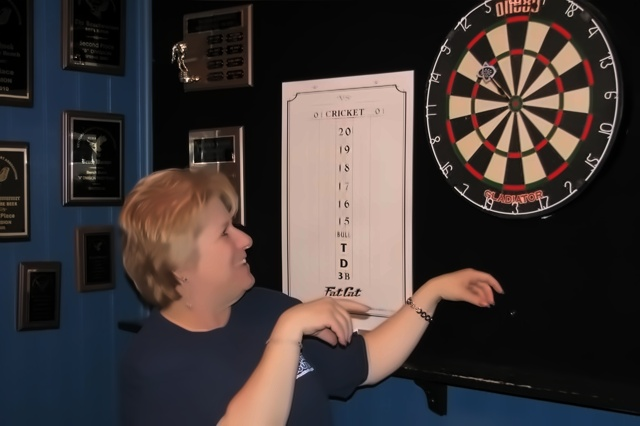
#> input picture de_noised/dart0.jpg, 640 x 426 px; its folder holds only this picture in this run
$ python detect_inside.py
#> lines starting #> are read from the running program, lines starting #| are printed output that depends on the picture
import numpy as np
import cv2
import sys
import math
import os
import collections
import sys
from collections import namedtuple
from shapely.geometry import LineString
import matplotlib.pyplot as plt

abspath = os.path.abspath(__file__)
dname = os.path.dirname(abspath)
os.chdir(dname)

np.set_printoptions(threshold=sys.maxsize)

Rectangle = namedtuple('Rectangle', 'xmin ymin xmax ymax')


def area(a, b):  # returns None if rectangles don't intersect
    dx = min(a.xmax, b.xmax) - max(a.xmin, b.xmin)
    dy = min(a.ymax, b.ymax) - max(a.ymin, b.ymin)
    if (dx >= 0) and (dy >= 0):
        return dx * dy
    return 0


def rectangle(rectangle1, rectangle2):
    ra = Rectangle(int(rectangle1['xmin']), int(rectangle1['ymin']), int(rectangle1['xmin'] + rectangle1['width']),
                   int(rectangle1['ymin'] + rectangle1['height']))
    rb = Rectangle(int(rectangle2['xmin']), int(rectangle2['ymin']), int(rectangle2['xmin'] + rectangle2['width']),
                   int(rectangle2['ymin'] + rectangle2['height']))

    area_a = abs(ra.ymax - ra.ymin) * abs(ra.xmax - ra.xmin)
    area_b = abs(rb.ymax - rb.ymin) * abs(rb.xmax - rb.xmin)
    iou = area(ra, rb)
    smaller = 'a'

    if iou == 0:
        return 0, smaller

    ref = min(area_a, area_b)
    if (ref == area_a):
        smaller = 'a'
        # a is inside b
        if (iou / area_a == 1):
            return 2, smaller
    if (ref == area_b):
        smaller = 'b'
        # a is inside b
        if (iou / area_b == 1):
            return 3, smaller

    return iou / area_a, smaller


def detect_and_frame(img_output, img_grey):
    cascadePath = "dart_board.xml"

    # normailising light
    cascade = cv2.CascadeClassifier(cascadePath)
    cv2.equalizeHist(img_grey, img_grey)
    faceRect = cascade.detectMultiScale(img_grey, scaleFactor=1.1, minNeighbors=1, minSize=(50, 50), maxSize=(500, 500),
                                        flags=cv2.CASCADE_SCALE_IMAGE)
    color = (255, 0, 0)
    # for (x,y,width,height) in faceRect:
    # x is row , y is col
    # cv2.rectangle(img_output, (x,y), (x+width,y+height) , color, 2)
    return faceRect


def convolution(img, kernel):
    image_convoluted = np.zeros((height, width), np.float32)
    kernelX = 1
    kernelY = 1
    img_padded = cv2.copyMakeBorder(img, kernelX, kernelX, kernelY, kernelY, cv2.BORDER_REPLICATE)
    for i in range(1, height):
        for j in range(1, width):
            cov = np.multiply(kernel, img_padded[i - 1: i + 2, j - 1: j + 2])
            image_convoluted[i][j] = float(np.sum(cov) / 9)

    return image_convoluted


def normalize(image_dx):
    min = image_dx.min()
    max = image_dx.max()

    for i in range(0, height):
        for j in range(0, width):
            # if min < 0:
            # image_dx[i][j] = image_dx[i][j] + np.abs(min)
            image_dx[i][j] = (image_dx[i][j] - min) * 255 / (max - min)

    return image_dx


def sobel(img,dx,dy):

    image_dx = convolution(img,dx)
    image_dy = convolution(img,dy)

    gradient_magnitude = np.sqrt(np.power(image_dy,2) + np.power(image_dx,2))
    gradient_angle = np.arctan2(image_dy,image_dx)

    return image_dx,image_dy,gradient_magnitude,gradient_angle


def circle_detection_hough_space(gradient_magnitude, gradient_angle, hough_space_gradient_threshold,
                                 hough_circle_threshold, radius, twod_circle_space, height,width,x_start,y_start):
    final_output = collections.defaultdict(dict)
    hough_space = np.zeros((height, width, radius), np.int32)
    hough_space_output = np.zeros((height, width), np.float32)
    hough_space_max_r = np.zeros((height, width), np.float32)

    for i in range(y_start,height):
        for j in range(x_start,width):
            if (gradient_magnitude[i][j] > hough_space_gradient_threshold):
                for radi in range(radius):
                    x0 = i + int(radi * math.sin(gradient_angle[i - y_start][j - x_start]))
                    y0 = j + int(radi * math.cos(gradient_angle[i - y_start][j - x_start]))
                    if x0 >= 0 and y0 >= 0 and x0 < height and y0 < width:
                        hough_space[x0][y0][radi] += 1

                    x1 = i - int(radi * math.sin(gradient_angle[i - y_start][j - x_start]))
                    y1 = j - int(radi * math.cos(gradient_angle[i - y_start][j - x_start]))
                    if x1 >= 0 and y1 >= 0 and x1 < height and y1 < width:
                        hough_space[x1][y1][radi] += 1

    count = 0
    for i in range(0, height):
        for j in range(0, width):
            hough_space_output[i][j] = np.sum(hough_space[i][j])
            hough_space_max_r[i][j] = np.argmax(hough_space[i][j])
            if hough_space_output[i][j] > hough_circle_threshold:
                # stored as dictionary
                final_output[count]['row'] = i
                final_output[count]['column'] = j
                count += 1

                # [7 lines of commented-out code are left out]
    return final_output, count


def line_detection_hough_space(gradient_magnitude, gradient_angle, hough_line_gradient_threshold, hough_line_threshold, height,width,y,x):
    rho_max = np.ceil(np.sqrt(math.pow(width, 2) + math.pow(height, 2)))
    rhos = np.linspace(0, int(rho_max), int(rho_max))
    hough_space = np.zeros((2 * (width + height), 360), np.float32)
    intersection_map = np.zeros((height, width), np.float32)
    lines = []
    angleRange = 1

    print("LD : Calculating rho and theta ")
    for i in range(y,y + height):
        for j in range(x, x + width):
            if (gradient_magnitude[i][j] > hough_line_gradient_threshold):

                directionVal = gradient_angle[i][j]
                directionTheta = round(
                    np.rad2deg(directionVal) if (directionVal >= 0) else 360 + np.rad2deg(directionVal))

                if (directionTheta + angleRange < 360):
                    theta_min = 0 if (directionTheta - angleRange < 0) else int(directionTheta - angleRange)
                    theta_max = 359 if (directionTheta + angleRange > 359) else int(directionTheta + angleRange)
                    for t in range(theta_min, theta_max + 1, 1):
                        radians = np.deg2rad(t)
                        rho = int(round(i * math.sin(radians) + j * math.cos(radians) + width + height))
                        hough_space[rho][t] += 1

    line_idx = 0
    print("LD : Calculating x1,y1 and x2,y2 ")
    for r in range(hough_space.shape[0]):
        for t in range(hough_space.shape[1]):
            if (hough_space[r][t] > hough_line_threshold):
                a = np.cos(np.deg2rad(t))
                b = np.sin(np.deg2rad(t))
                x0 = a * (r - width - height)
                y0 = b * (r - width - height)
                x1 = int(x0 + 1000 * (-b))
                y1 = int(y0 + 1000 * (a))
                x2 = int(x0 - 1000 * (-b))
                y2 = int(y0 - 1000 * (a))

                lines.append([line_idx, (x1, y1), (x2, y2)])
                line_idx += 1

                cv2.line(twod_line_space, (x1, y1), (x2, y2), (0, 0, 255), 1)
    cv2.imwrite("new_gradient/line_space_" + num + "_.png", twod_line_space)
    print("LD : Calculating intersection ")
    intersection_count = 0
    for line_1 in lines:
        for line_2 in lines:
            if (line_1[0] < line_2[0]):
                line1 = LineString([line_1[1], line_1[2]])
                line2 = LineString([line_2[1], line_2[2]])
                intersect = line1.intersection(line2)
                if not intersect.is_empty and intersect.geom_type == 'Point':
                    if int(intersect.y) < height and int(intersect.x) < width and int(intersect.y) >= 0 and int(
                            intersect.x) >= 0:
                        intersection_count += 1
                        intersection_map[int(intersect.y)][int(intersect.x)] += 1

    # PLOT
    # imgplot = plt.imshow(hough_space)
    # plt.show()
    return intersection_map, intersection_count


def filter_output(faceRect, img_output, img_grey):
    # score threshold for 65_threshold_output
    all_positive_areas = collections.defaultdict(dict)
    positive_boxes_count = 0
    print("FO : Start Filtering")
    average_score = 0
    # decision here
    min_grey = img_grey.min()
    max_grey = img_grey.max()
    grey_counter_threshold = ((max_grey - min_grey) * 0.4) + min_grey
    all_scores = []
    # iterate each box of viola jones dartboard detection
    # reduce the number of boxes first
    for (x, y, width, height) in faceRect:
        all_positive_areas[positive_boxes_count]['xmin'] = x
        all_positive_areas[positive_boxes_count]['ymin'] = y
        all_positive_areas[positive_boxes_count]['width'] = width
        all_positive_areas[positive_boxes_count]['height'] = height
        all_positive_areas[positive_boxes_count]['skip'] = False
        positive_boxes_count += 1

    # take out the areas that intersect too much
    for iterative in range(positive_boxes_count):
        for inner_iteration in range(positive_boxes_count):
            if iterative != inner_iteration:
                if not all_positive_areas[inner_iteration]['skip'] and not all_positive_areas[iterative]['skip']:
                    area_intersect, smaller = rectangle(all_positive_areas[inner_iteration],
                                                        all_positive_areas[iterative])
                    if area_intersect > 0.5:
                        if smaller == 'a':
                            smaller_index = inner_iteration
                            larger_index = iterative

                        else:
                            smaller_index = iterative
                            larger_index = inner_iteration
                        # make other iteration skip this one
                        all_positive_areas[smaller_index]['skip'] = True

                        all_positive_areas[larger_index]['xmin'] = min(all_positive_areas[iterative]['xmin']
                                                                       , all_positive_areas[inner_iteration]['xmin'])
                        all_positive_areas[larger_index]['ymin'] = min(all_positive_areas[iterative]['ymin'],
                                                                       all_positive_areas[inner_iteration]['ymin'])
                        all_positive_areas[larger_index]['width'] = max(all_positive_areas[iterative]['width'],
                                                                        all_positive_areas[inner_iteration]['width'])
                        all_positive_areas[larger_index]['height'] = max(all_positive_areas[iterative]['height'],
                                                                         all_positive_areas[inner_iteration]['height'])


    for iterative in range(positive_boxes_count):
        y = all_positive_areas[iterative]['ymin']
        x = all_positive_areas[iterative]['xmin']
        width = all_positive_areas[iterative]['width']
        height = all_positive_areas[iterative]['height']
        center_of_box_row = y + int(height / 2)
        center_of_box_col = x + int(width / 2)

        circle_count = 0
        line_count = 0
        white_count = 0

        circle_weight = 0.35
        line_weight = 0.60
        grey_weight = 0.05

        circle_dict, circle_iterations = circle_detection_hough_space(gradient_magnitude, gradient_angle,
                                                                      hough_space_gradient_threshold,
                                                                      hough_circle_threshold,
                                                                      radius, twod_circle_space,height,width,y,x)

        intersection_map, intersection_count = line_detection_hough_space(gradient_magnitude, gradient_angle,
                                                                          hough_line_gradient_threshold,
                                                                          hough_line_threshold,height,width,y,x)
        # calculate whiteness score
        for i in range(y, y + height):
            for j in range(x, x + width):
                if img_grey[i][j] < grey_counter_threshold:
                    white_count += 1

        individual_acc_score = (line_weight * intersection_count) + (circle_weight * circle_iterations) + (grey_weight * white_count)
        all_positive_areas[iterative]['score'] = individual_acc_score
        all_scores = all_scores + [individual_acc_score]
        average_score += individual_acc_score

    # calculate average score
    average_score = int(average_score / positive_boxes_count) - (max(all_scores) - min(all_scores))

    for iterative in range(positive_boxes_count):
        if not all_positive_areas[iterative]['skip'] and all_positive_areas[iterative]['score'] >= average_score:
            color = (0, 255, 0)
            cv2.rectangle(img_output, (all_positive_areas[iterative]['xmin'], all_positive_areas[iterative]['ymin']),
                          (all_positive_areas[iterative]['xmin'] + all_positive_areas[iterative]['width'],
                           all_positive_areas[iterative]['ymin'] + all_positive_areas[iterative]['height']), color, 2)


# Main function
if __name__ == "__main__":

    for number in range(0, 16):
        num = str(number)
        print(" ------ Calculating :  " + num + " -----------")
        # [9 lines of commented-out code are left out]
        input = 'de_noised/dart' + num + '.jpg'
        img = cv2.imread(input, 0)
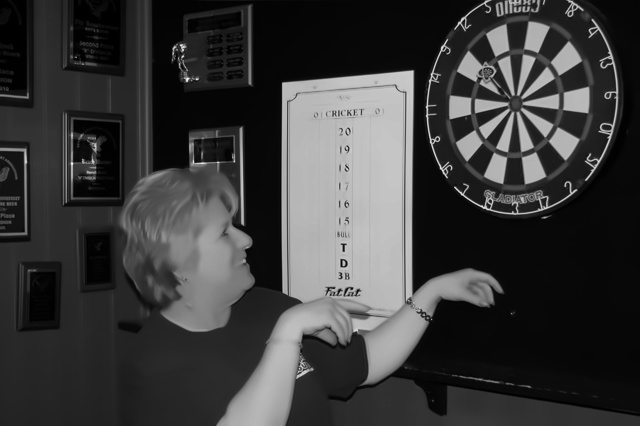
#> img: shape (426, 640); min 0, max 252, mean 58.9
        img_grey = cv2.imread(input, 0)
        img_output = cv2.imread(input, 1)
#> img_output is the input picture: shape (426, 640, 3); mean B, G, R 55.4, 56.5, 65
        height, width = img.shape
#> height = 426; width = 640

        twod_circle_space = np.zeros((height, width, 3), dtype=np.uint8)
        twod_line_space = np.zeros((height, width, 3), dtype=np.uint8)

        dx = np.array([[-1, 0, 1], [-2, 0, 2], [-1, 0, 1]], np.int32)
        dy = np.array([[-1, -2, -1], [0, 0, 0], [1, 2, 1]], np.int32)

        radius = int(width / 2)
#> radius = 320
        hough_space_gradient_threshold = 65
        hough_circle_threshold = 20
        hough_line_gradient_threshold = 66
        hough_line_threshold = 50

        # viola jones
        faceRect = detect_and_frame(img, img_grey)
#> in detect_and_frame, `cv2.equalizeHist(img_grey, img_grey)`:
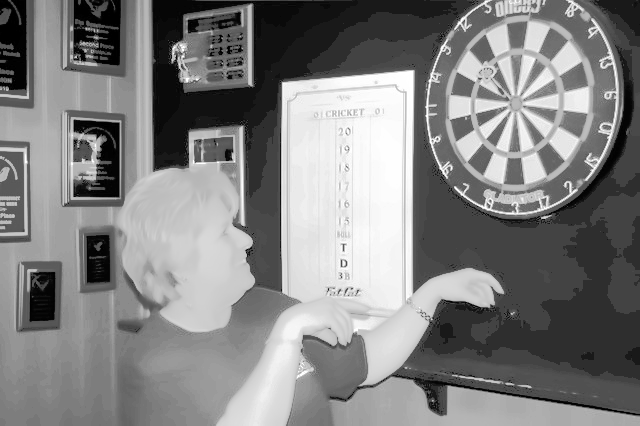
#> img_grey: shape (426, 640); min 0, max 255, mean 129.4
#> in detect_and_frame, `faceRect = cascade.detectMultiScale(img_grey, scaleFactor=1.1, minNeig..`: faceRect = [[441, 40, 131, 131], [314, 229, 62, 62], [37, 121, 65, 65], [0, 154, 63, 63], [294, 107, 106, 106], [131, 46, 262, 262], [270, 40, 317, 317]]

        image_dx, image_dy, gradient_magnitude, gradient_angle = sobel(img, dx, dy)
#> in convolution, `img_padded = cv2.copyMakeBorder(img, kernelX, kernelX, kernelY, kernel..`:
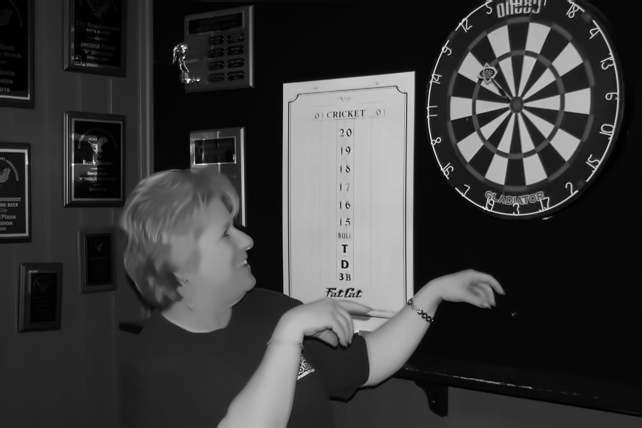
#> img_padded: shape (428, 642); min 0, max 252, mean 58.7
#> after the loop in convolution, `for i in range(1, height):`:
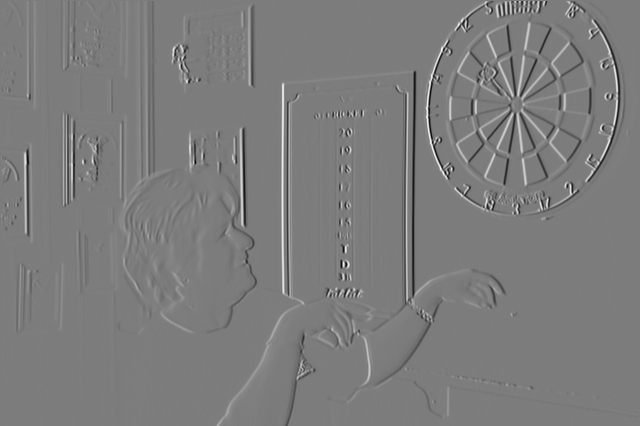
#> image_convoluted: shape (426, 640) float32; min -90.33, max 94.11, mean 0; drawn with min black and max white
#> after the loop in convolution (call 2), `for i in range(1, height):`:
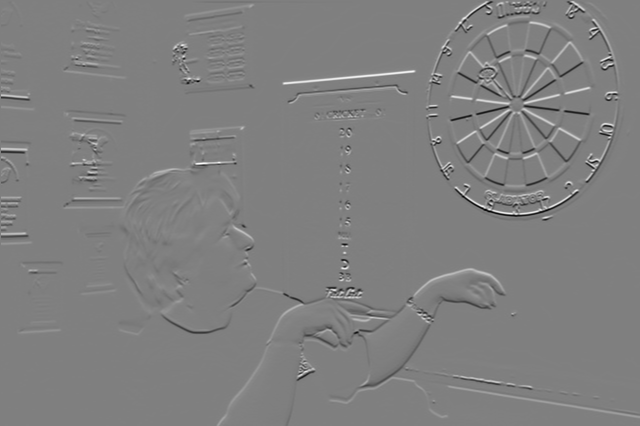
#> image_convoluted: shape (426, 640) float32; min -85.89, max 85.22, mean 0.1; drawn with min black and max white
#> in sobel, `gradient_magnitude = np.sqrt(np.power(image_dy,2) + np.power(image_dx,..`:
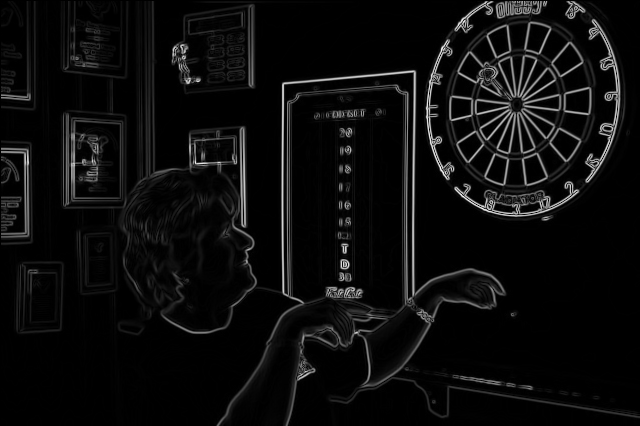
#> gradient_magnitude: shape (426, 640) float32; min 0, max 94.92, mean 4.9; drawn with min black and max white
#> in sobel, `gradient_angle = np.arctan2(image_dy,image_dx)`:
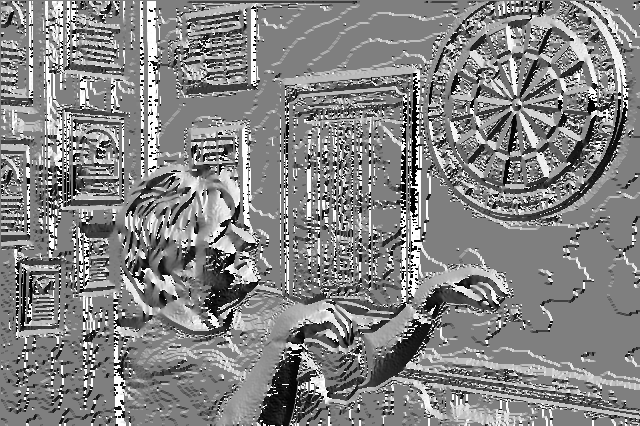
#> gradient_angle: shape (426, 640) float32; min -3.14, max 3.14, mean 0.113; drawn with min black and max white

        # implement pipeline and filter of detections
        filter_output(faceRect, img_output, img_grey)
#> in filter_output, `min_grey = img_grey.min()`: min_grey = 0
#> in filter_output, `max_grey = img_grey.max()`: max_grey = 255
#> in filter_output, `grey_counter_threshold = ((max_grey - min_grey) * 0.4) + min_grey`: grey_counter_threshold = 102
#> the loop in filter_output, `for (x, y, width, height) in faceRect:` made 7 passes
#> after the loop in filter_output, `for (x, y, width, height) in faceRect:`: all_positive_areas = 7 items; positive_boxes_count = 7
#> the loop in filter_output, `for iterative in range(positive_boxes_count):` made 7 passes
#> the loop in filter_output, `for iterative in range(positive_boxes_count):` made 1 pass
#> (y, x, width, height, center_of_box_row, center_of_box_col, circle_count, line_count) on pass 1: (40, 441, 131, 131, 105, 506, 0, 0)
#| LD : Calculating rho and theta
#> after the loop in filter_output, `for iterative in range(positive_boxes_count):`: all_scores = []; average_score = 0
#> (the run stopped early here; a loop or call above may not have finished)
